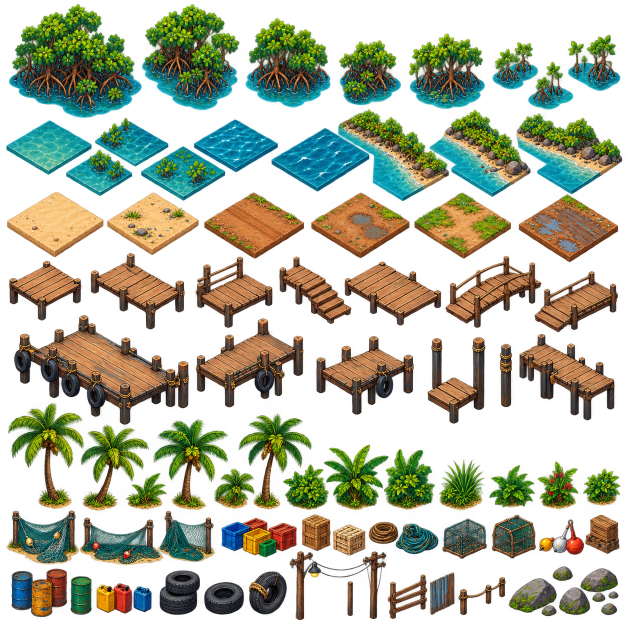
#> input picture assets/raw_sheets/tropical_delta_village_asset_atlas.png, 1254 x 1254 px (shown at 1/2 size)
$ python extract_assets.py
#> lines starting #> are read from the running program, lines starting #| are printed output that depends on the picture
#> in main, raw is the input picture: PIL image 1254x1254 RGBA; mean R, G, B, A 54.3, 61.9, 35.8, 111.9
"""Auditable sprite extraction for the Naija Delta prototype.

Raw source sheets are never modified. Coordinates below are intentionally
explicit so every game-ready crop can be traced back to its source artwork.
"""
from __future__ import annotations

import json
import shutil
from pathlib import Path
from PIL import Image, ImageChops, ImageDraw, ImageFont

ROOT = Path(__file__).resolve().parents[1]
RAW = ROOT / "assets" / "raw_sheets"
OUT = ROOT / "public" / "assets" / "naija-delta-boys"
SPRITES = OUT / "sprites"

# name, sheet, (left, top, right, bottom), intended scale, footpoint, collision
CROPS = [
    ("mangrove_large", "tropical_delta_village_asset_atlas.png", (0, 0, 270, 235), .62, (.50, .88), {"shape":"ellipse","rx":54,"ry":22}),
    ("mangrove_small", "tropical_delta_village_asset_atlas.png", (665, 45, 805, 215), .62, (.50, .88), {"shape":"ellipse","rx":34,"ry":15}),
    ("jetty", "tropical_delta_village_asset_atlas.png", (15, 640, 385, 825), .60, (.50, .78), {"shape":"rect","w":190,"h":58}),
    ("palm", "tropical_coastal_game_asset_atlas.png", (0, 0, 158, 360), .58, (.48, .94), {"shape":"ellipse","rx":26,"ry":14}),
    ("stilt_house", "isometric_nigerian_village_asset_pack.png", (15, 15, 325, 345), .70, (.50, .88), {"shape":"rect","w":165,"h":76}),
    ("mama_ebi_kitchen", "isometric_nigerian_village_asset_pack.png", (390, 350, 715, 612), .76, (.50, .92), {"shape":"rect","w":210,"h":76}),
    ("fish_market", "isometric_nigerian_village_asset_pack.png", (5, 350, 372, 605), .72, (.50, .92), {"shape":"rect","w":220,"h":72}),
    ("community_hall", "isometric_nigerian_village_asset_pack.png", (410, 640, 888, 892), .60, (.50, .92), {"shape":"rect","w":240,"h":70}),
    ("pos_shop", "isometric_nigerian_village_asset_pack.png", (750, 370, 920, 585), .70, (.50, .94), {"shape":"rect","w":112,"h":62}),
    ("passenger_boat", "nigerian_coastal_transport_asset_sheet.png", (15, 330, 610, 655), .54, (.50, .80), {"shape":"rect","w":250,"h":62}),
    ("billboard_frame", "isometric_niger_delta_infrastructure_asset_sheet.png", (690, 570, 900, 845), .70, (.50, .94), {"shape":"rect","w":115,"h":24}),
    ("player", "nigerian_community_character_sprite_sheet.png", (0, 105, 185, 630), .29, (.50, .96), {"shape":"ellipse","rx":17,"ry":10}),
    ("timi", "nigerian_community_character_sprite_sheet.png", (360, 105, 525, 630), .27, (.50, .96), {"shape":"ellipse","rx":17,"ry":10}),
    ("tari", "nigerian_community_character_sprite_sheet.png", (555, 100, 710, 630), .27, (.50, .96), {"shape":"ellipse","rx":17,"ry":10}),
    ("representative", "nigerian_community_character_sprite_sheet.png", (735, 690, 900, 1240), .26, (.50, .96), {"shape":"ellipse","rx":17,"ry":10}),
]

def clean_crop(im: Image.Image, box: tuple[int,int,int,int]) -> Image.Image:
#> called with box = (0, 0, 270, 235)
    crop = im.crop(box).convert("RGBA")
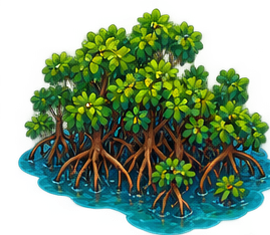
#> crop: PIL image 270x235 RGBA; mean R, G, B, A 35.8, 72.9, 36.3, 151.2; transparent parts drawn white
    alpha = crop.getchannel("A")
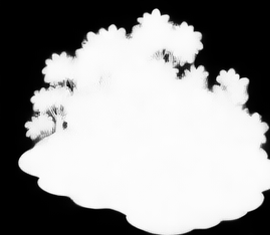
#> alpha: PIL image 270x235 L; min 0, max 255, mean 151.2
    alpha = alpha.point(lambda p: 0 if p < 18 else (255 if p > 245 else p))
    crop.putalpha(alpha)
    bbox = crop.getbbox()
#> bbox = (18, 8, 270, 235)
    return crop.crop(bbox) if bbox else crop
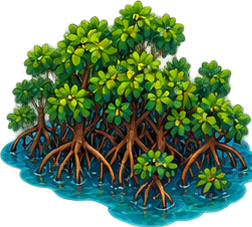
#> returned value: PIL image 252x227 RGBA; mean R, G, B, A 39.6, 80, 40.1, 169.8; transparent parts drawn white

def apply_manual_mask(name: str, sprite: Image.Image) -> Image.Image:
    """Remove reviewed neighbouring fragments without guessing across overlaps."""
#> called with name = 'mangrove_large'
    masks = {
        "jetty": [(300, 0, 400, 82), (0, 145, 72, 210)],
        "billboard_frame": [(190, 0, 260, 275)],
        "representative": [(145, 0, 210, 550)],
    }
#> masks = {'jetty': [(300, 0, 400, 82), (0, 145, 72, 210)], 'billboard_frame': [(190, 0, 260, 275)], 'representative': [(145, 0, 210, 550)]}
    if name not in masks:
        return sprite
    alpha = sprite.getchannel("A")
    draw = ImageDraw.Draw(alpha)
    for rect in masks[name]: draw.rectangle(rect, fill=0)
    sprite.putalpha(alpha)
    bbox = sprite.getbbox()
    return sprite.crop(bbox) if bbox else sprite

def keep_largest_component(name: str, sprite: Image.Image) -> Image.Image:
    if name not in {"jetty"}:
        return sprite
    alpha = sprite.getchannel("A")
    px = alpha.load(); w, h = alpha.size; seen=set(); groups=[]
    for y in range(h):
        for x in range(w):
            if (x,y) in seen or px[x,y] == 0: continue
            stack=[(x,y)]; seen.add((x,y)); group=[]
            while stack:
                cx,cy=stack.pop(); group.append((cx,cy))
                for nx,ny in ((cx-1,cy),(cx+1,cy),(cx,cy-1),(cx,cy+1)):
                    if 0<=nx<w and 0<=ny<h and (nx,ny) not in seen and px[nx,ny]>0:
                        seen.add((nx,ny)); stack.append((nx,ny))
            groups.append(group)
    if groups:
        keep=set(max(groups,key=len)); out=Image.new("L",(w,h),0); opx=out.load()
        for x,y in keep: opx[x,y]=px[x,y]
        sprite.putalpha(out)
    bbox=sprite.getbbox()
    return sprite.crop(bbox) if bbox else sprite

def make_ad() -> None:
    ad_dir = OUT / "ads"
    ad_dir.mkdir(parents=True, exist_ok=True)
    im = Image.new("RGBA", (640, 300), "#123a70")
    d = ImageDraw.Draw(im)
    d.rounded_rectangle((12,12,628,288), 26, fill="#136fb0", outline="#6ee7c5", width=8)
    d.ellipse((455,50,575,170), fill="#f5c451")
    d.arc((480,72,550,142), 205, 335, fill="white", width=10)
    d.arc((466,58,565,157), 205, 335, fill="white", width=10)
    d.text((42,48), "CreekConnect", fill="white", font=ImageFont.truetype("arialbd.ttf", 54))
    d.text((45,125), "Stronger signal. Closer community.", fill="#d8fff3", font=ImageFont.truetype("arial.ttf", 26))
    d.text((45,194), "FICTIONAL DEMO CAMPAIGN", fill="#f5c451", font=ImageFont.truetype("arialbd.ttf", 22))
    im.save(ad_dir / "creekconnect_demo.png", optimize=True)

def main() -> None:
    SPRITES.mkdir(parents=True, exist_ok=True)
    before = OUT / "sprites_before"
    if not before.exists() and any(SPRITES.glob("*.png")):
        shutil.copytree(SPRITES, before)
    records = []
    previews = []
    for name, source, box, scale, footpoint, collision in CROPS:
        raw = Image.open(RAW / source)
        sprite = keep_largest_component(name, apply_manual_mask(name, clean_crop(raw, box)))
        sprite.save(SPRITES / f"{name}.png", optimize=True)
        review = "needs_manual_art" if name in {"timi","tari","representative"} else "approved_prototype"
        records.append({"key":name,"file":f"sprites/{name}.png","source":f"assets/raw_sheets/{source}","crop":list(box),"dimensions":list(sprite.size),"scale":scale,"footpoint":{"x":footpoint[0],"y":footpoint[1]},"collision":collision,"review_status":review,"review_notes":"Static pose; dedicated directional animation required." if review == "needs_manual_art" else "Curated crop accepted for prototype gameplay."})
        thumb = sprite.copy(); thumb.thumbnail((170,150), Image.Resampling.LANCZOS)
#> after `thumb.thumbnail((170, 150), Image.Resampling.LANCZOS)`:
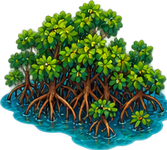
#> thumb: PIL image 167x150 RGBA; mean R, G, B, A 37.4, 68.8, 34.6, 169.8; transparent parts drawn white
        previews.append((name, thumb))
    make_ad()
    (OUT / "game_assets.json").write_text(json.dumps({"version":1,"assets":records}, indent=2), encoding="utf-8")

    sheet = Image.new("RGB", (800, ((len(previews)+3)//4)*200), "#17312d")
    draw = ImageDraw.Draw(sheet)
    for i, (name, thumb) in enumerate(previews):
        x=(i%4)*200; y=(i//4)*200
        for yy in range(y, y+160, 16):
            for xx in range(x, x+200, 16):
                draw.rectangle((xx,yy,xx+15,yy+15), fill="#d9ddd7" if (xx//16+yy//16)%2 else "#aab5aa")
        sheet.paste(thumb, (x+(200-thumb.width)//2, y+(150-thumb.height)//2), thumb)
        draw.rectangle((x,y+160,x+199,y+199), fill="#0b201d")
        draw.text((x+10,y+172), name, fill="white")
    sheet.save(OUT / "sprite_contact_sheet.jpg", quality=92)

    # Comparison sheets at gameplay scale on three diagnostic backgrounds.
    def comparison(bg: str, filename: str) -> None:
        canvas = Image.new("RGB", (1200, len(CROPS) * 150), bg)
        draw = ImageDraw.Draw(canvas)
        if bg == "#d8d8d8":
            for yy in range(0, canvas.height, 20):
                for xx in range(0, canvas.width, 20):
                    if (xx//20 + yy//20) % 2: draw.rectangle((xx,yy,xx+19,yy+19), fill="#f4f4f4")
        for row, (name, *_rest) in enumerate(CROPS):
            y=row*150
            for col, folder in enumerate((before, SPRITES)):
                path=folder/f"{name}.png"
                if path.exists():
                    item=Image.open(path).convert("RGBA"); item.thumbnail((330,125),Image.Resampling.LANCZOS)
                    canvas.paste(item,(150+col*520,y+(125-item.height)//2),item)
            draw.text((12,y+18),name,fill="#ef8a34" if bg=="#102b28" else "#18342f")
            draw.text((220,y+128),"BEFORE",fill="#ef8a34");draw.text((740,y+128),"AFTER",fill="#37a77b")
        canvas.save(OUT/filename,quality=92)
    comparison("#d8d8d8","sprites_before_after_checker.jpg")
    comparison("#102b28","sprites_before_after_dark.jpg")
    comparison("#d9b76f","sprites_before_after_terrain.jpg")

    cards="".join(f'<article><h2>{r["key"]}</h2><div><figure><img src="assets/naija-delta-boys/sprites_before/{r["key"]}.png"><figcaption>Before</figcaption></figure><figure><img src="assets/naija-delta-boys/{r["file"]}"><figcaption>After · {r["review_status"]}</figcaption></figure></div><code>{r["source"]} · crop {r["crop"]} · foot {r["footpoint"]}</code></article>' for r in records)
    html=f'''<!doctype html><meta charset="utf-8"><title>Naija Delta Sprite Audit</title><style>body{{margin:0;background:#102b28;color:#fff;font:14px Arial;padding:30px}}h1{{color:#f0b64a}}main{{display:grid;grid-template-columns:repeat(auto-fit,minmax(360px,1fr));gap:18px}}article{{background:#173b37;padding:16px;border-radius:14px}}article div{{display:grid;grid-template-columns:1fr 1fr;gap:8px;background:linear-gradient(45deg,#ddd 25%,#aaa 25% 50%,#ddd 50% 75%,#aaa 75%);background-size:24px 24px}}figure{{margin:0;min-height:170px;display:grid;place-items:center}}img{{max-width:100%;max-height:150px}}figcaption{{background:#102b28;padding:4px 8px}}code{{display:block;margin-top:10px;color:#b9d8ce;font-size:11px}}</style><h1>Naija Delta Boys — Sprite Audit</h1><p>Curated MVP assets at comparable display scale. Static characters remain placeholders and are explicitly flagged.</p><main>{cards}</main>'''
    (ROOT/"public"/"asset-audit.html").write_text(html,encoding="utf-8")

if __name__ == "__main__":
#> (the run stopped early here; a loop or call above may not have finished)
